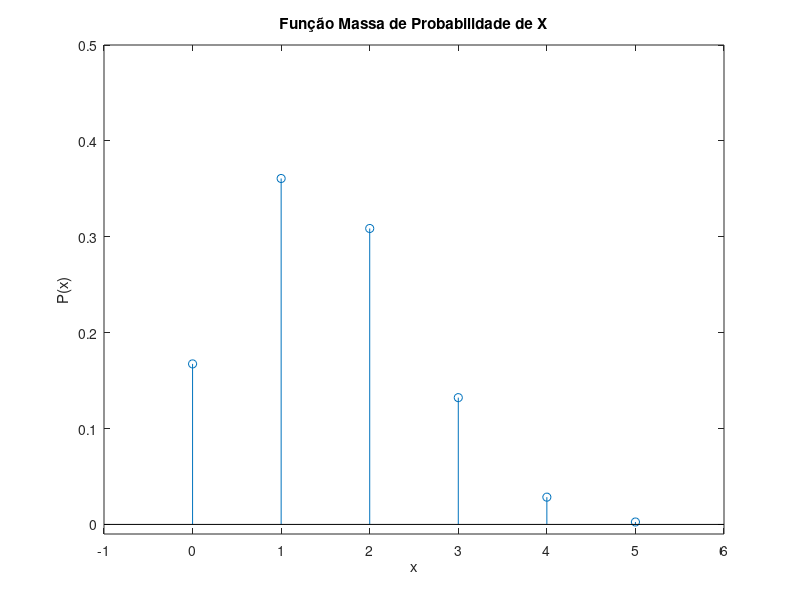
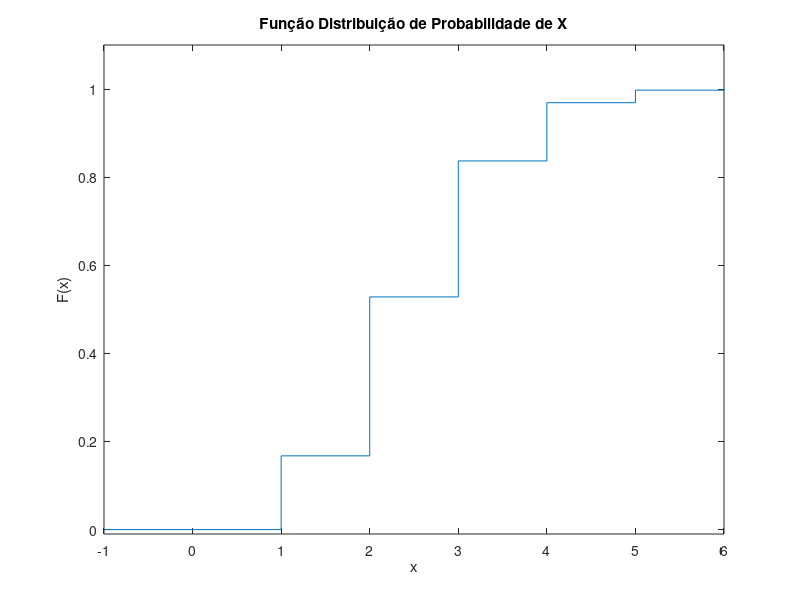
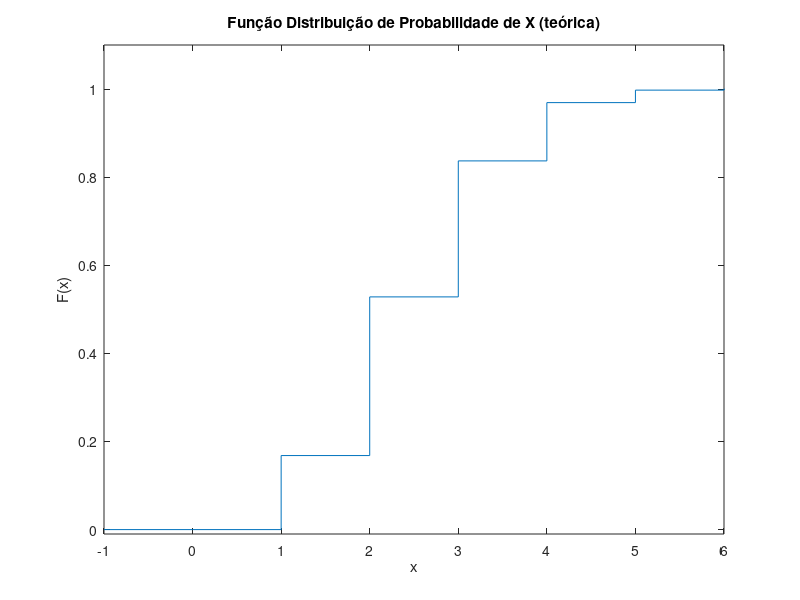

Recreate these plots in MATLAB, in order.
clear;
close all;
clc;
%% a)
N = 10e5;
n = 5;
p_elem = 0.3;
defeitos = rand(n, N) < p_elem;
defeitos_sum = sum(rand(n, N) < p_elem);
x = 0:5;
P = zeros(size(x));
for i=x
    P(i+1) = sum(defeitos_sum == i)/N;
end
% i)
figure(1)
stem(x,P)
axis([-1 n+1 -0.01 0.5])
title("Função Massa de Probabilidade de X")
xlabel("x")
ylabel("P(x)")

% ii)
figure(2)
P2 = [0 0 P 0 0];
acum = cumsum(P2);
x_acum = -1:8;
stairs(x_acum, acum);
axis([-1 6 -0.01 1.1])
title("Função Distribuição de Probabilidade de X")
xlabel("x")
ylabel("F(x)")

% iii)
probIII = sum(defeitos_sum <= 2)/N;


%% b)
% i)
px = zeros(size(x));
for i = x
    px(i+1)= nchoosek(n,i)*p_elem^i*(1-p_elem)^(n-i);
end
px2 = [0 0 px 0 0];
acum_px = cumsum(px2);
figure(3)
stairs(x_acum,acum_px);
axis([-1 6 -0.01 1.1])
title("Função Distribuição de Probabilidade de X (teórica)")
xlabel("x")
ylabel("F(x)")


% ii)
probII = px(1) + px(2) + px(3);
